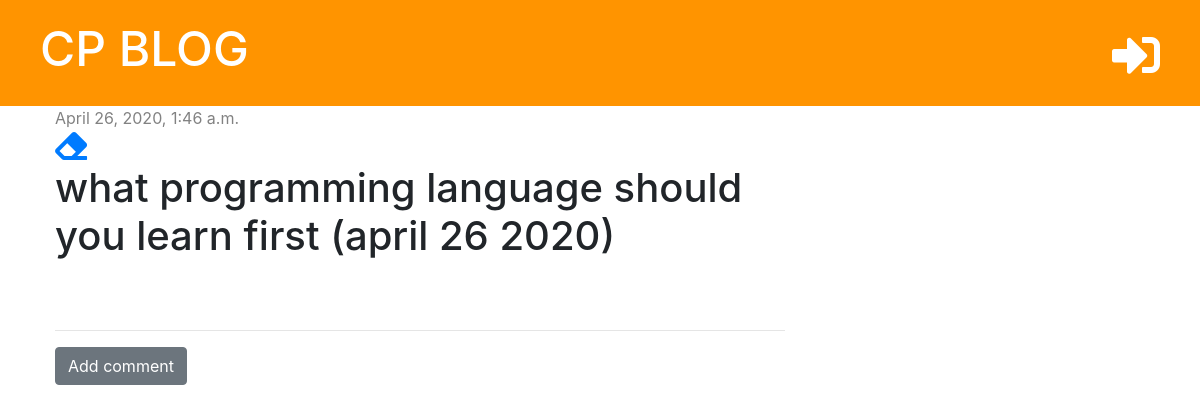
The app's page /post/1/ with its own data.
### blog/models.py (models this page shows, shortened)
class Post(models.Model):
    author = models.ForeignKey('auth.User', on_delete=models.CASCADE)
    title = models.CharField(max_length=200)
    text = models.TextField()
    created_date = models.DateTimeField(default=timezone.now)
    published_date = models.DateTimeField(blank=True, null=True)

### blog/views.py (the view)
# urls.py: path('post/<int:pk>/', views.post_detail, name='post_detail'),
def post_detail(request, pk):
    post = get_object_or_404(Post, pk=pk)
    stuff_for_frontend = {'post': post}
    return render(request, 'blog/post_detail.html', stuff_for_frontend)

### blog/templatetags/markdownify.py (called while the page is built)
@register.filter
def markdown(value):
    renderer = HighlightRenderer()
    markdown = mistune.Markdown(renderer=renderer)
    return markdown(value)

### blog/templates/blog/post_detail.html (shortened to what this page needs)
{% extends 'blog/base.html' %}
{% load markdownify %}
{% block content %}
    <div class="post">
        {% if post.published_date %}
            <div class="date">
                {{ post.published_date }}
            </div>
            {% else %}
            <a href="{% url 'post_publish' pk=post.pk %}" class="btn btn-primary">Publish</a>
        {% endif %}
    <a href="{% url 'post_delete' pk=post.pk %}" class=""btn btn-dnager"
        onclick="return confirm('Are you sure you want to delete this post?')">
        <i class="fas fa-eraser fa-2x"></i></a>
        <h1>{{ post.title }}</h1>
    </div>
    <hr>
    <a href="{% url 'add_comment_to_post' pk=post.pk %}" class="btn btn-secondary">Add comment</a>
{% endblock %}

### blog/static/css/blog.css (style rules this page uses)
.date { color: #828282; }
.post { margin-bottom: 70px; }

### records on screen
Post: published_date "April 26, 2020, 1:46 a.m.", title "what programming language should you learn first (april 26 2020)"
